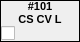
<?xml version="1.0" encoding="UTF-8"?>
<ui version="4.0">
 <class>WGroupReserveRect</class>
 <widget class="QWidget" name="WGroupReserveRect">
  <property name="geometry">
   <rect>
    <x>0</x>
    <y>0</y>
    <width>80</width>
    <height>42</height>
   </rect>
  </property>
  <property name="minimumSize">
   <size>
    <width>80</width>
    <height>40</height>
   </size>
  </property>
  <property name="maximumSize">
   <size>
    <width>80</width>
    <height>42</height>
   </size>
  </property>
  <property name="font">
   <font>
    <pointsize>8</pointsize>
   </font>
  </property>
  <property name="windowTitle">
   <string>Form</string>
  </property>
  <property name="autoFillBackground">
   <bool>true</bool>
  </property>
  <layout class="QVBoxLayout" name="verticalLayout">
   <property name="spacing">
    <number>1</number>
   </property>
   <property name="leftMargin">
    <number>0</number>
   </property>
   <property name="topMargin">
    <number>0</number>
   </property>
   <property name="rightMargin">
    <number>0</number>
   </property>
   <property name="bottomMargin">
    <number>0</number>
   </property>
   <item>
    <widget class="QFrame" name="frame">
     <property name="frameShape">
      <enum>QFrame::Box</enum>
     </property>
     <property name="frameShadow">
      <enum>QFrame::Plain</enum>
     </property>
     <layout class="QGridLayout" name="gridLayout">
      <property name="leftMargin">
       <number>0</number>
      </property>
      <property name="topMargin">
       <number>0</number>
      </property>
      <property name="rightMargin">
       <number>0</number>
      </property>
      <property name="bottomMargin">
       <number>0</number>
      </property>
      <property name="spacing">
       <number>1</number>
      </property>
      <item row="0" column="0">
       <widget class="QLabel" name="lbRoom">
        <property name="sizePolicy">
         <sizepolicy hsizetype="Minimum" vsizetype="Minimum">
          <horstretch>0</horstretch>
          <verstretch>0</verstretch>
         </sizepolicy>
        </property>
        <property name="minimumSize">
         <size>
          <width>0</width>
          <height>0</height>
         </size>
        </property>
        <property name="maximumSize">
         <size>
          <width>100000</width>
          <height>100000</height>
         </size>
        </property>
        <property name="font">
         <font>
          <weight>75</weight>
          <bold>true</bold>
         </font>
        </property>
        <property name="text">
         <string>#101
CS CV L</string>
        </property>
        <property name="alignment">
         <set>Qt::AlignCenter</set>
        </property>
       </widget>
      </item>
      <item row="1" column="0">
       <widget class="QCheckBox" name="chSelected">
        <property name="text">
         <string/>
        </property>
       </widget>
      </item>
     </layout>
    </widget>
   </item>
  </layout>
 </widget>
 <resources/>
 <connections/>
</ui>
